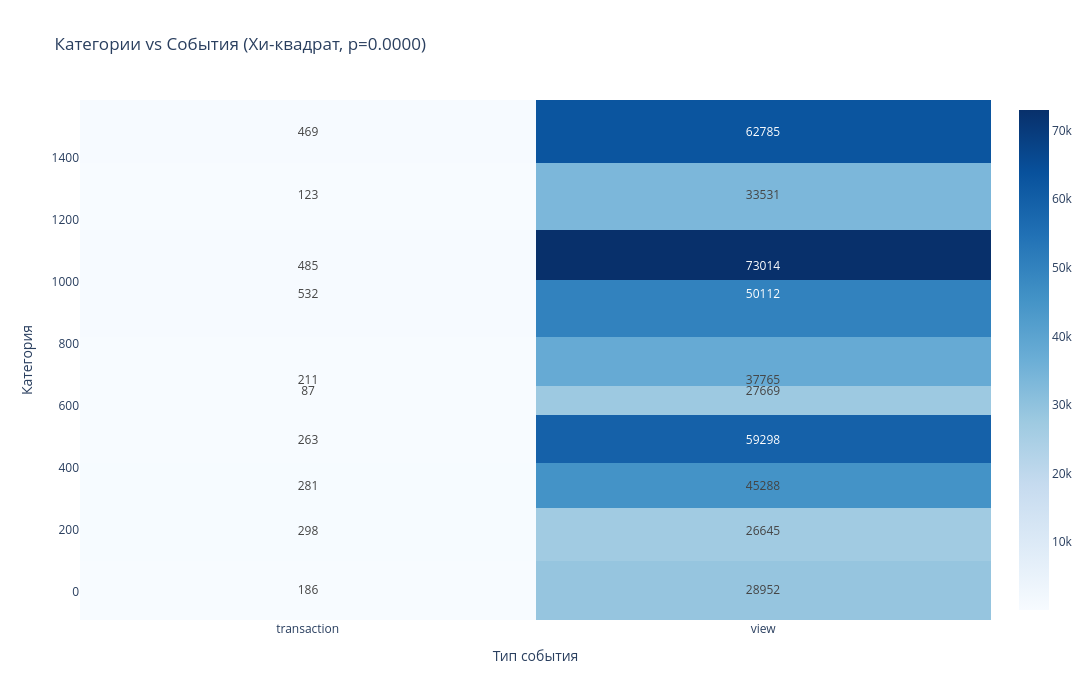

Notebook code for this chart:
### Markdown cell above
Строим таблицу сопряжённости:

### Code cell
# Выделяем топ-10 категорий
top_10_categories = events_filtered[events_filtered['event'].isin(['view', 'transaction'])].groupby('categoryid').size().nlargest(10).index

# Таблица сопряжённости для топ-10 категорий
contingency_table = pd.crosstab(events_filtered[events_filtered['categoryid'].isin(top_10_categories)]['categoryid'], events_filtered['event'])





# Задаём заглавие для графика
print('\n')
print('-' * 110)
print('====================| Таблица сопряжённости: Категории vs События (Хи-квадрат, p=0.0000) |====================')
print('-' * 110)


# Строим тепловую карту
fig = go.Figure(
    data = go.Heatmap(
        z = contingency_table.values,
        x = contingency_table.columns,
        y = contingency_table.index,
        colorscale = 'Blues',
        text = contingency_table.values,
        texttemplate = "%{text}",
        textfont = {"size": 12}
    )
)


# Настройка оформления
fig.update_layout(
    width = 1200,
    height = 700,
    title = 'Категории vs События (Хи-квадрат, p=0.0000)',
    xaxis_title = 'Тип события', 
    yaxis_title = 'Категория'
)

# Выводим график
fig.show()
print('-' * 110)

### Figure 1 — Plotly figure (JSON) as saved in the notebook; plotly's stock layout.template omitted (floating-point values rounded to 4 significant figures)
{"data": [{"colorscale": [[0, "rgb(247,251,255)"], [0.125, "rgb(222,235,247)"], [0.25, "rgb(198,219,239)"], [0.375, "rgb(158,202,225)"], [0.5, "rgb(107,174,214)"], [0.625, "rgb(66,146,198)"], [0.75, "rgb(33,113,181)"], [0.875, "rgb(8,81,156)"], [1, "rgb(8,48,107)"]], "text": [[186, 28952], [298, 26645], [281, 45288], [263, 59298], [87, 27669], [211, 37765], [532, 50112], [485, 73014], [123, 33531], [469, 62785]], "textfont": {"size": 12}, "texttemplate": "%{text}", "type": "heatmap", "x": ["transaction", "view"], "y": [5.0, 196.0, 342.0, 491.0, 646.0, 683.0, 959.0, 1051.0, 1279.0, 1483.0], "z": [[186, 28952], [298, 26645], [281, 45288], [263, 59298], [87, 27669], [211, 37765], [532, 50112], [485, 73014], [123, 33531], [469, 62785]]}], "layout": {"height": 700, "title": {"text": "Категории vs События (Хи-квадрат, p=0.0000)"}, "width": 1200, "xaxis": {"title": {"text": "Тип события"}}, "yaxis": {"title": {"text": "Категория"}}}}
